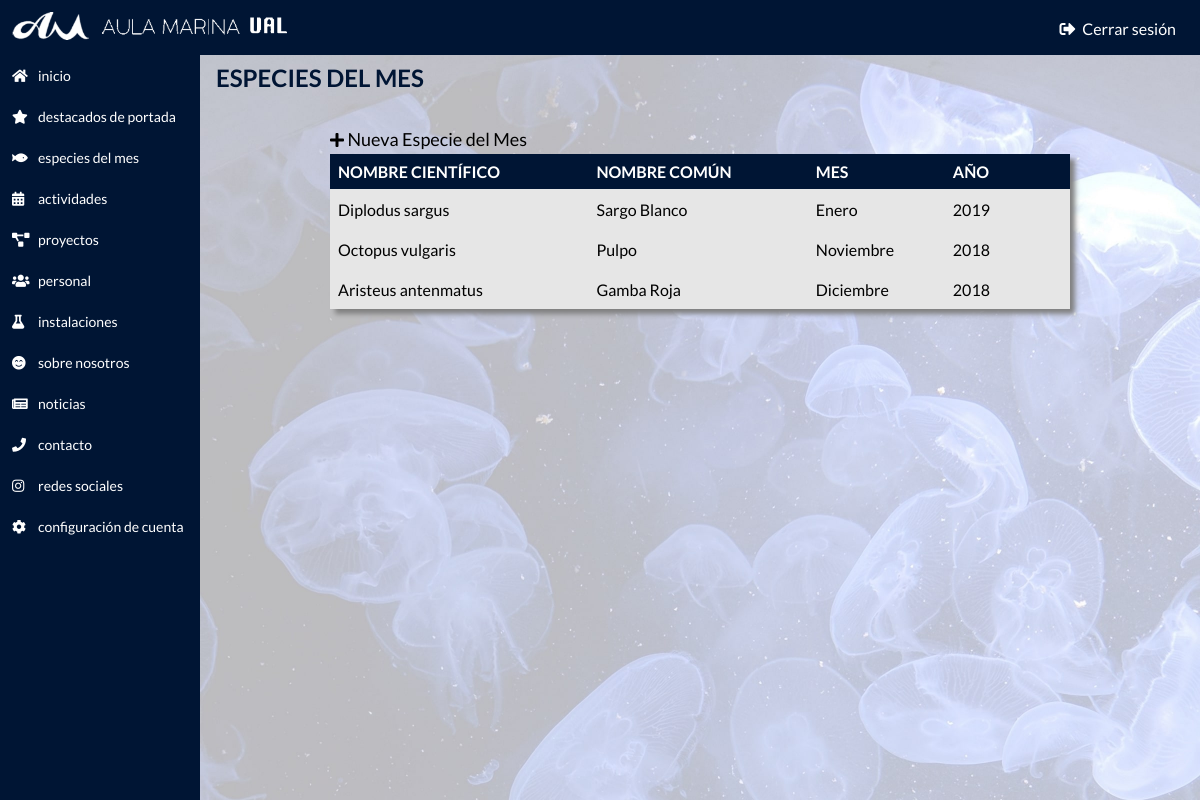
The app's page /9ku7d3cv/species-of-the-month.php (signed in) with its own data.
### tables this page shows
CREATE TABLE species(
	id INT(11) PRIMARY KEY AUTO_INCREMENT,
	sci_name VARCHAR(80),
	comm_name VARCHAR(80),
	en_comm_name VARCHAR(80),
    description TEXT,
    en_description TEXT,
    month VARCHAR(20),
    en_month VARCHAR(20),
    month_number INT(2),
    year VARCHAR(5),
    img VARCHAR(2083)
);

### php-functions/functions.php (called while the page is built, shortened)
<?php
$conn->query("SET NAMES 'utf8'");
function getSpecies(&$result)
{
    global $conn;
    $sql = "SELECT * FROM species ORDER BY year DESC";
    $rec = $conn->query($sql);
}

### 9ku7d3cv/species-of-the-month.php (the view, shortened to what this page needs)
<?php
include_once '../db/connection.php';
include '../php-functions/functions.php';
getSpecies($species);
?>
<!DOCTYPE html>
<html>
<head>
  <link rel="stylesheet" href="../css/admin.css">
  <link rel="stylesheet" href="https://use.fontawesome.com/releases/v5.5.0/css/all.css"
>
</head>
<body>
  <div class="wrapper-admin-bg"></div>
  <div class="wrapper-admin-inicio">
    <div class="wrapper-admin-top-side">
      <div class="top-nav">
        <div class="top-nav-content">
          <div class="top-nav-left">
            <a href="home.php">
              <img alt="Logo del Aula Marina" src="../res/aula-marina-logo2.png" />
            </a>
          </div>
          <div class="top-nav-right">
            <a href="logout.php"><i class="fas fa-sign-out-alt"></i> Cerrar sesión</a>
          </div>
        </div>
      </div>
    </div>
    <div class="left-nav">
      <a href="home.php"><i class="fas fa-home"></i><span>INICIO</span></a>
      <a href="featured.php"><i class="fas fa-star"></i><span>DESTACADOS DE PORTADA</span></a>
      <a href="species-of-the-month.php"><i class="fas fa-fish"></i><span>ESPECIES DEL MES</span></a>
      <a href="activities.php"><i class="fas fa-calendar-alt"></i><span>ACTIVIDADES</span></a>
      <a href="projects.php"><i class="fas fa-project-diagram"></i><span>PROYECTOS</span></a>
      <a href="people.php"><i class="fas fa-users"></i><span>PERSONAL</span></a>
      <a href="facilities.php"><i class="fas fa-flask"></i><span>INSTALACIONES</span></a>
      <a href="about-us.php"><i class="fas fa-smile-beam"></i><span>SOBRE NOSOTROS</span></a>
      <a href="news.php"><i class=" fas fa-newspaper"></i><span>NOTICIAS</span></a>
      <a href="contact.php"><i class="fas fa-phone"></i><span>CONTACTO</span></a>
      <a href="rrss.php"><i class="fab fa-instagram"></i><span>REDES SOCIALES</span></a>
      <a href="config.php"><i class="fas fa-cog"></i><span>CONFIGURACIÓN DE CUENTA</span></a>
    </div>
    <div class="wrapper-bot-side">
      <div class="content-admin">
        <span class="content-admin-title">ESPECIES DEL MES</span>
        <div class="admin-content">
          <div class="newTE" onclick="window.location='new-species.php'"><i class="fas fa-plus"></i><span> Nueva Especie del Mes</span></div>
          <table>
            <thead>
              <tr>
                <th>NOMBRE CIENTÍFICO</th>
                <th>NOMBRE COMÚN</th>
                <th>MES</th>
                <th>AÑO</th>
                <th style="width:32px;text-align:center;"></th>
              </tr>
            </thead>
            <tbody>
              <?php
              $len = count($species);
              for ($i=0; $i < $len; $i++) {
                $id        = $species[$i]->id;
                $sci_name  = $species[$i]->sci_name;
                $comm_name = $species[$i]->comm_name;
                $month     = $species[$i]->month;
                $year      = $species[$i]->year;
                echo "
                  <tr>
                      <td onclick='window.location=\"edit-species.php?id=$id\"'>$sci_name</td>
                      <td onclick='window.location=\"edit-species.php?id=$id\"'>$comm_name</td>
                      <td onclick='window.location=\"edit-species.php?id=$id\"'>$month</td>
                      <td onclick='window.location=\"edit-species.php?id=$id\"'>$year</td>
                      <td class='table-open' onclick='window.location=\"edit-species.php?id=$id\"'><i class='fas fa-angle-right'></i></td>
                  </tr>
                ";
              }
              ?>
            </tbody>
          </table>
        </div>
      </div>
    </div>
  </div>
</body>
</html>

### css/admin.css (style rules this page uses)
* { padding: 0px; margin: 0px; }
html, body { width: 100%; height: 100%; font-family: 'Lato', sans-serif; }
.wrapper-admin-bg { width: 100%; height: 100%; position: fixed; background-image: url("../res/min/admin.jpg"); background-size: cover; background-repeat: no-repeat; background-attachment: fixed; }
.wrapper-admin-inicio { height: 100%; -webkit-transition: all 1s; transition: all 1s; }
.top-nav { display: block; position: fixed; top: 0; width: 100%; background-color: #001534; z-index: 3; }
.top-nav-content { display: flex; justify-content: space-between; align-items: center; }
.top-nav-left img { padding: 12px; height: 28px; }
.top-nav-right a { vertical-align: middle; margin-right: 16px; padding: 8px; color: white; text-decoration: none; -webkit-transition: all 0.4s; transition: all 0.4s; }
.top-nav-right a i { margin-right: 4px; }
.wrapper-bot-side { position: absolute; width: 100%; height: 100%; }
.left-nav { background-color: #001534; width: 200px; position: fixed; top: 47px; bottom: 0; padding-top: 8px; z-index: 2; }
.left-nav a { display: flex; align-items: center; padding: 12px; font-size: 14px; color: white; text-decoration: none; -webkit-transition: all 0.2s; transition: all 0.2s; text-transform: lowercase; }
.left-nav i { width: 18px; margin-right: 8px; font-size: 14px; }
.content-admin { display: block; margin: 16px; margin-left: 216px; margin-top: 63px; }
.content-admin-title { display: block; color: #001534; font-weight: bold; font-size: 24px; margin-bottom: 32px; text-transform: uppercase; }
.admin-content { height: 100%; width: 740px; margin: 0 auto; }
.newTE { display: inline-block; padding: 4px 0px; -webkit-transition: all 0.2s; transition: all 0.2s; }
.newTE span { font-size: 18px; }
table { width: 100%; border-collapse: collapse; box-shadow: 5px 5px 5px grey; -webkit-transition: all 0.2s; transition: all 0.2s; }
table th, table td { text-align: left; padding: 8px; }
table th { background-color: #001534; color: white; }
table tbody tr { background-color: #e6e6e6; cursor: pointer; }

### records on screen
species: sci_name "Diplodus sargus", comm_name "Sargo Blanco", month "Enero", year "2019"
species: sci_name "Octopus vulgaris", comm_name "Pulpo", month "Noviembre", year "2018"
species: sci_name "Aristeus antenmatus", comm_name "Gamba Roja", month "Diciembre", year "2018"
